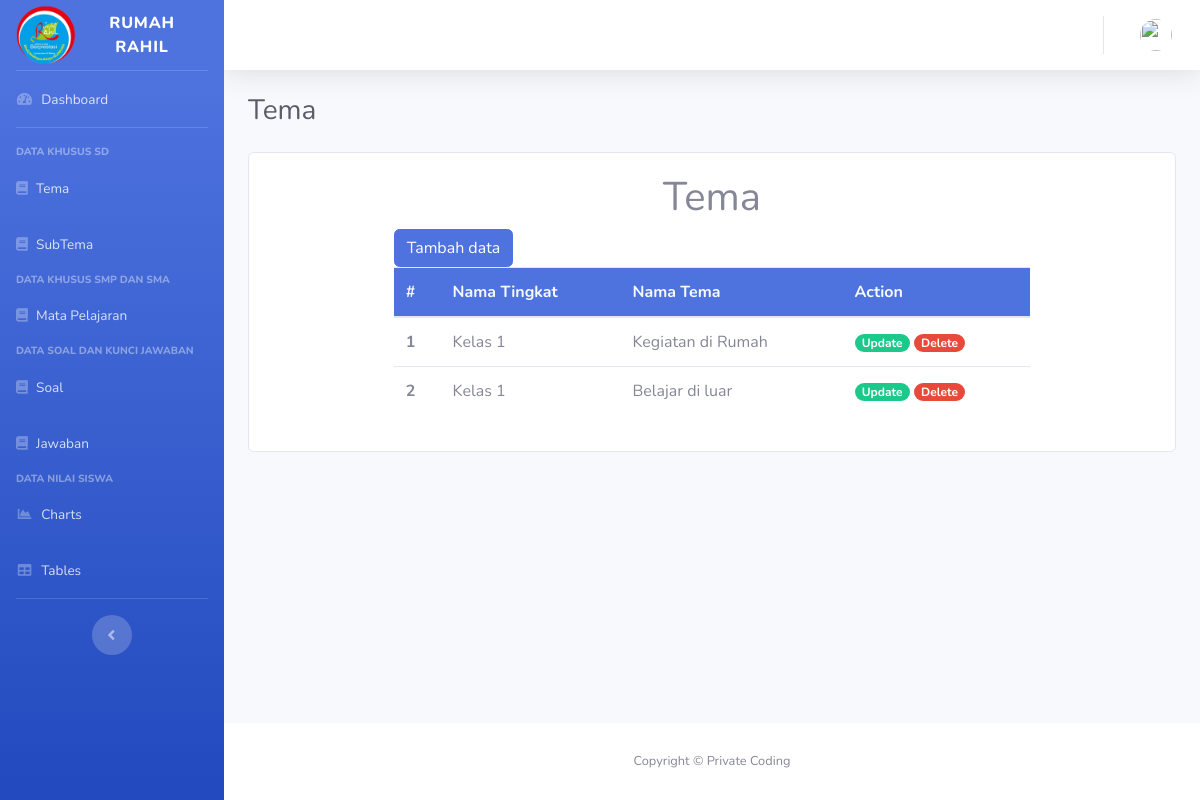
The app's page /index.php/theme with its own data.
### tables this page shows
CREATE TABLE `tb_tema` (
  `id_tema` int(11) NOT NULL,
  `tingkat_id` int(11) NOT NULL,
  `nama_tema` varchar(255) NOT NULL
);

CREATE TABLE `tb_tingkat` (
  `id_tingkat` int(11) NOT NULL,
  `nama_tingkat` varchar(255) NOT NULL
);

### application/controllers/Theme.php (called while the page is built, shortened)
<?php
class Theme extends CI_Controller
{
    public function index()
    {
        if ($this->input->post('classroom') == null) {
            $data['user'] = $this->db->get_where('tb_user', ['email' => $this->session->userdata('email')])->row_array();
            $data['title'] = 'Tema';
            $data['tingkat'] = $this->db->get('tb_tingkat')->result_array();
            $data['tema'] = $this->db->query('SELECT id_tema, tingkat_id, nama_tingkat, nama_tema FROM tb_tema JOIN tb_tingkat ON tb_tema.tingkat_id = tb_tingkat.id_tingkat')->result_array();
            $this->load->view('templates/header', $data);
            $this->load->view('templates/sidebar', $data);
            $this->load->view('templates/topbar', $data);
            $this->load->view('tema/index', $data);
            $this->load->view('templates/footer');
        }
    }
}

### index.php (called while the page is built, shortened)
<?php
require_once BASEPATH.'core/CodeIgniter.php';

### application/views/tema/index.php (the view, shortened to what this page needs)
<div class="container-fluid ">
    <h1 class="h3 mb-4 text-gray-800"><?= $title; ?></h1>
    <div class="card mb-3 col-lg">
        <div class="row no-gutters justify-content-center">
            <div class="col-md-9 ">
                <div class="card-body">
                    <h1 class="text-center">Tema</h1>
                    <a href="" class="btn btn-primary" data-toggle="modal" data-target="#createModal">Tambah data</a>
                    <table class="table table-hover">
                        <thead class="bg-primary text-light">
                            <tr>
                                <th scope="col">#</th>
                                <th scope="col">Nama Tingkat</th>
                                <th scope="col">Nama Tema</th>
                                <th scope="col">Action</th>
                            </tr>
                        </thead>
                        <tbody>
                            <?php $i = 1; ?>
                            <?php foreach ($tema as $t) : ?>
                                <tr>
                                    <th scope="row"><?= $i; ?></th>
                                    <td>Kelas <?= $t['nama_tingkat']; ?></td>
                                    <td><?= $t['nama_tema']; ?></td>
                                    <td>
                                        <a href="" class="badge badge-pill badge-success" data-toggle="modal" data-target="#updateModal<?= $t['id_tema']; ?>">Update</a>
                                        <a href="" class="badge badge-pill badge-danger" data-toggle="modal" data-target="#deleteModal<?= $t['id_tema']; ?>">Delete</a>
                                    </td>
                                </tr>
                                <?php $i++; ?>
                            <?php endforeach; ?>
                        </tbody>
                    </table>
                </div>
            </div>
        </div>
    </div>
</div>
</div>

### records on screen
tb_tema: tingkat.nama_tingkat "1", nama_tema "Kegiatan di Rumah"
tb_tema: tingkat.nama_tingkat "1", nama_tema "Belajar di luar"

### other values on screen
$title "Tema"
